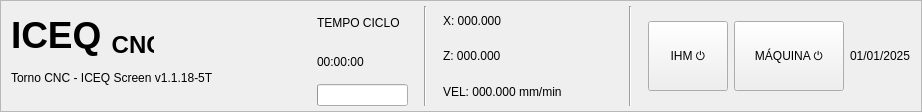
     <widget class="QFrame" name="frm_top_area">
      <property name="frameShape">
       <enum>QFrame::StyledPanel</enum>
      </property>
      <property name="frameShadow">
       <enum>QFrame::Raised</enum>
      </property>
      <layout class="QHBoxLayout" name="lay_top_area">
       <property name="leftMargin">
        <number>10</number>
       </property>
       <property name="topMargin">
        <number>5</number>
       </property>
       <property name="rightMargin">
        <number>10</number>
       </property>
       <property name="bottomMargin">
        <number>5</number>
       </property>
       <item>
        <widget class="QWidget" name="widget_2" native="true">
         <property name="minimumSize">
          <size>
           <width>270</width>
           <height>0</height>
          </size>
         </property>
         <widget class="QLabel" name="label">
          <property name="geometry">
           <rect>
            <x>0</x>
            <y>60</y>
            <width>270</width>
            <height>23</height>
           </rect>
          </property>
          <property name="minimumSize">
           <size>
            <width>270</width>
            <height>0</height>
           </size>
          </property>
          <property name="text">
           <string>Torno CNC - ICEQ Screen v1.1.18-5T</string>
          </property>
         </widget>
         <widget class="QLabel" name="lbl_logo_iceq">
          <property name="geometry">
           <rect>
            <x>0</x>
            <y>0</y>
            <width>143</width>
            <height>60</height>
           </rect>
          </property>
          <property name="minimumSize">
           <size>
            <width>0</width>
            <height>60</height>
           </size>
          </property>
          <property name="maximumSize">
           <size>
            <width>16777215</width>
            <height>60</height>
           </size>
          </property>
          <property name="text">
           <string>&lt;html&gt;&lt;head/&gt;&lt;body&gt;&lt;p&gt;&lt;span style=&quot; font-size:28pt; font-weight:600;&quot;&gt;ICEQ &lt;/span&gt;&lt;span style=&quot; font-size:28pt; font-weight:600; vertical-align:sub;&quot;&gt;CNC&lt;/span&gt;&lt;/p&gt;&lt;/body&gt;&lt;/html&gt;</string>
          </property>
         </widget>
        </widget>
       </item>
       <item>
        <spacer name="spc_header_center">
         <property name="orientation">
          <enum>Qt::Horizontal</enum>
         </property>
         <property name="sizeHint" stdset="0">
          <size>
           <width>30</width>
           <height>15</height>
          </size>
         </property>
        </spacer>
       </item>
       <item>
        <widget class="QWidget" name="w_cycle_top" native="true">
         <layout class="QVBoxLayout" name="lay_cycle_top">
          <property name="leftMargin">
           <number>0</number>
          </property>
          <property name="topMargin">
           <number>0</number>
          </property>
          <property name="rightMargin">
           <number>10</number>
          </property>
          <property name="bottomMargin">
           <number>0</number>
          </property>
          <item>
           <widget class="QLabel" name="lbl_cycle_title_top">
            <property name="text">
             <string>TEMPO CICLO</string>
            </property>
           </widget>
          </item>
          <item>
           <widget class="QLabel" name="lbl_cycle_time_top">
            <property name="text">
             <string>00:00:00</string>
            </property>
           </widget>
          </item>
          <item>
           <widget class="QProgressBar" name="prg_cycle_top">
            <property name="minimum">
             <number>0</number>
            </property>
            <property name="maximum">
             <number>100</number>
            </property>
            <property name="value">
             <number>0</number>
            </property>
            <property name="textVisible">
             <bool>false</bool>
            </property>
           </widget>
          </item>
         </layout>
        </widget>
       </item>
       <item>
        <widget class="QFrame" name="line_top_sep1">
         <property name="frameShape">
          <enum>QFrame::VLine</enum>
         </property>
         <property name="frameShadow">
          <enum>QFrame::Sunken</enum>
         </property>
        </widget>
       </item>
       <item>
        <widget class="QWidget" name="w_coords_top" native="true">
         <property name="minimumSize">
          <size>
           <width>190</width>
           <height>100</height>
          </size>
         </property>
         <layout class="QVBoxLayout" name="lay_coords_top">
          <property name="leftMargin">
           <number>10</number>
          </property>
          <property name="topMargin">
           <number>0</number>
          </property>
          <property name="rightMargin">
           <number>10</number>
          </property>
          <property name="bottomMargin">
           <number>0</number>
          </property>
          <item>
           <widget class="QLabel" name="lbl_hdr_x">
            <property name="text">
             <string>X: 000.000</string>
            </property>
           </widget>
          </item>
          <item>
           <widget class="QLabel" name="lbl_hdr_z">
            <property name="text">
             <string>Z: 000.000</string>
            </property>
           </widget>
          </item>
          <item>
           <widget class="QLabel" name="lbl_hdr_vel">
            <property name="text">
             <string>VEL: 000.000 mm/min</string>
            </property>
           </widget>
          </item>
         </layout>
        </widget>
       </item>
       <item>
        <widget class="QFrame" name="line_top_sep2">
         <property name="frameShape">
          <enum>QFrame::VLine</enum>
         </property>
         <property name="frameShadow">
          <enum>QFrame::Sunken</enum>
         </property>
        </widget>
       </item>
       <item>
        <widget class="QWidget" name="w_buttons_top" native="true">
         <layout class="QHBoxLayout" name="lay_buttons_top">
          <property name="leftMargin">
           <number>10</number>
          </property>
          <property name="topMargin">
           <number>0</number>
          </property>
          <property name="rightMargin">
           <number>0</number>
          </property>
          <property name="bottomMargin">
           <number>0</number>
          </property>
          <item>
           <widget class="QPushButton" name="btn_ihm_off_top">
            <property name="minimumSize">
             <size>
              <width>0</width>
              <height>70</height>
             </size>
            </property>
            <property name="text">
             <string>IHM ⏻</string>
            </property>
           </widget>
          </item>
          <item>
           <widget class="QPushButton" name="btn_machine_off_top">
            <property name="minimumSize">
             <size>
              <width>110</width>
              <height>70</height>
             </size>
            </property>
            <property name="maximumSize">
             <size>
              <width>110</width>
              <height>70</height>
             </size>
            </property>
            <property name="text">
             <string>MÁQUINA ⏻</string>
            </property>
           </widget>
          </item>
          <item>
           <widget class="QLabel" name="lbl_clock_date">
            <property name="text">
             <string>01/01/2025</string>
            </property>
           </widget>
          </item>
         </layout>
        </widget>
       </item>
      </layout>
     </widget>
